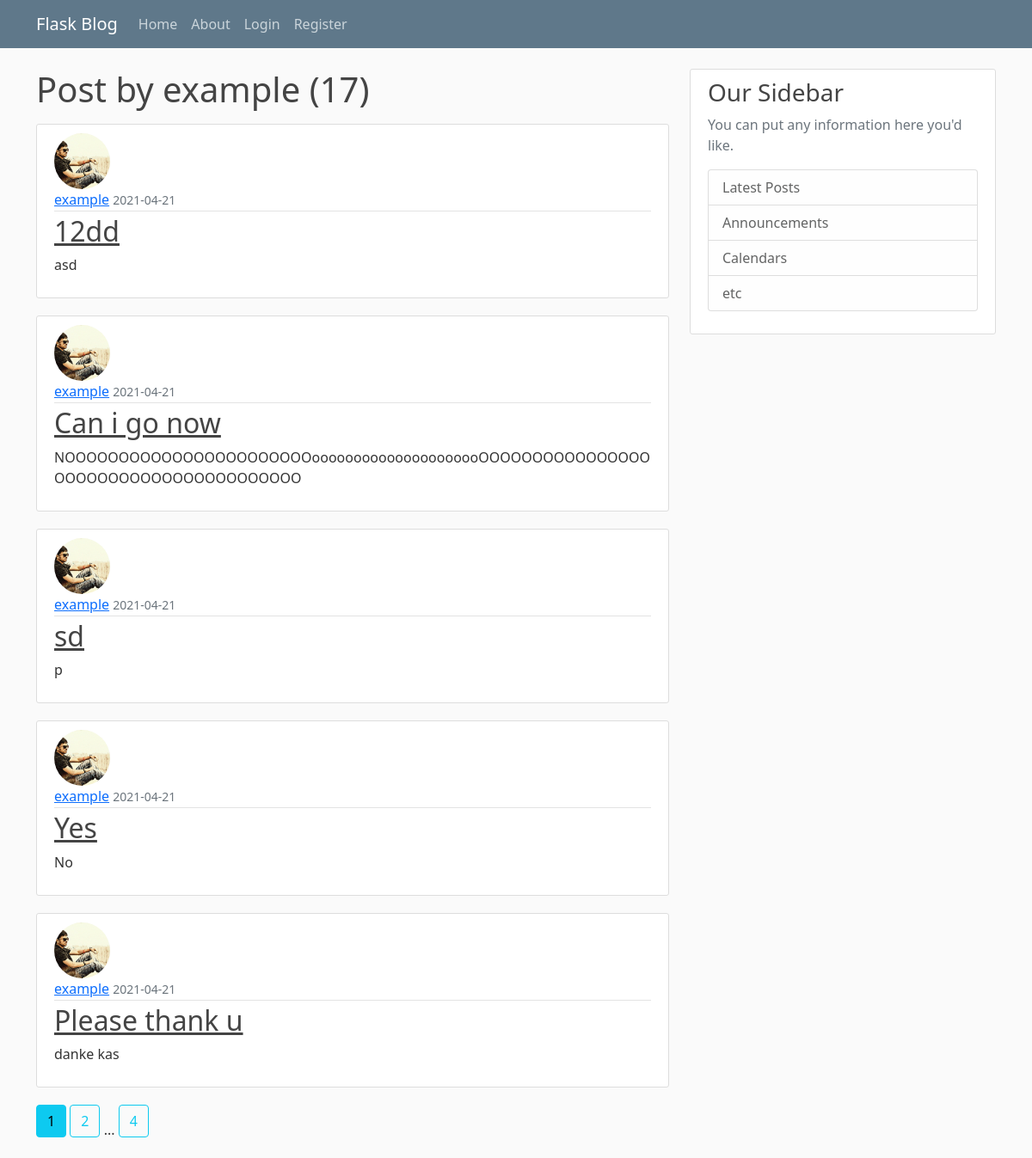
The app's page /user/example with its own data.
### flaskblog/models.py (models this page shows, shortened)
class User(db.Model,UserMixin):
    id = db.Column(db.Integer, primary_key=True)
    username = db.Column(db.String(20),unique=True,nullable=False)
    email = db.Column(db.String(120),unique=True,nullable=False)
    image_file = db.Column(db.String(20), nullable=False,default='default.jpg')
    password = db.Column(db.String(60), nullable=False)
    posts = db.relationship('Post',backref='author',lazy=True)

class Post(db.Model):
    id = db.Column(db.Integer, primary_key=True)
    title = db.Column(db.String(120), nullable=False)
    date_posted = db.Column(db.DateTime,
                            nullable=False,default=datetime.utcnow)
    content = db.Column(db.Text,nullable=False)
    user_id = db.Column(db.Integer,db.ForeignKey('user.id'),nullable=False)

### flaskblog/users/routes.py (the view)
@users.route('/user/<string:username>')
def user_post(username):
    page = request.args.get('page',1,type=int)
    user = User.query.filter_by(username=username).first_or_404()
    posts = Post.query.filter_by(author=user)\
            .order_by(Post.date_posted.desc())\
            .paginate(page = page,per_page=5)
    return render_template('user_post.html',
                           title='User Post',
                           posts=posts,
                           user=user)

### flaskblog/templates/user_post.html
{% extends 'layout.html' %}
{% block content %}
  <h1 class="mb-3">Post by {{ user.username }} ({{ posts.total }})</h1>
  {% for post in posts.items %}
  <article class="media content-section">
    <img class="rounded-circle article-img" src="{{ url_for('static',filename='profile_pics/'+post.author.image_file) }}">
    <div class="media-body">
      <div class="article-metadata">
        <a class="mr-2" href="{{ url_for('users.user_post',username=post.author.username) }}">{{ post.author.username }}</a>
        <small class="text-muted">{{ post.date_posted.strftime('%Y-%m-%d') }}</small>
      </div>
      <h2><a class="article-title" href="{{ url_for('posts.post',post_id=post.id) }}">{{ post.title }}</a></h2>
      <p style="word-break: break-all" class="article-content">{{ post.content }}</p>
    </div>
  </article>
  {% endfor %}
  {% for page_num in posts.iter_pages(left_edge=1,right_edge=1,left_current=1,right_current=2) %}
    {% if page_num %}
      {% if page_num == posts.page %}
        <a class="btn btn-info mb-4" href="{{ url_for('users.user_post',username=user.username,page=page_num) }}">{{ page_num }}</a>
      {% else %}
        <a class="btn btn-outline-info mb-4" href="{{ url_for('users.user_post',username=user.username,page=page_num) }}">{{ page_num }}</a>
      {% endif %}
    {% else %}
      ...
    {% endif %}
  {% endfor %}
{% endblock content %}

### flaskblog/static/main.css (style rules this page uses)
body { background: #fafafa; color: #333333; margin-top: 5rem; }
h1, h2, h3, h4, h5, h6 { color: #444444; }
.content-section { background: #ffffff; padding: 10px 20px; border: 1px solid #dddddd; border-radius: 3px; margin-bottom: 20px; }
.article-title { color: #444444; }
.article-content { white-space: pre-line; }
.article-img { height: 65px; width: 65px; margin-right: 16px; }
.article-metadata { padding-bottom: 1px; margin-bottom: 4px; border-bottom: 1px solid #e3e3e3 }

### records on screen
User: username "example"
Post: image_file (placeholder picture), author.username "example", date_posted "2021-04-21", title "12dd", content "asd"
Post: image_file (placeholder picture), author.username "example", date_posted "2021-04-21", title "Can i go now", content "NOOOOOOOOOOOOOOOOOOOOOOOooooooooooooooooooooOOOOOOOOOOOOOOOOOOOOOOOOOOOOOOOOOOOOOOO"
Post: image_file (placeholder picture), author.username "example", date_posted "2021-04-21", title "sd", content "p"
Post: image_file (placeholder picture), author.username "example", date_posted "2021-04-21", title "Yes", content "No"
Post: image_file (placeholder picture), author.username "example", date_posted "2021-04-21", title "Please thank u", content "danke kas"

### other values on screen
{{ posts.total }} "17"
{{ page_num }} "1"
{{ page_num }} "2" "4"
